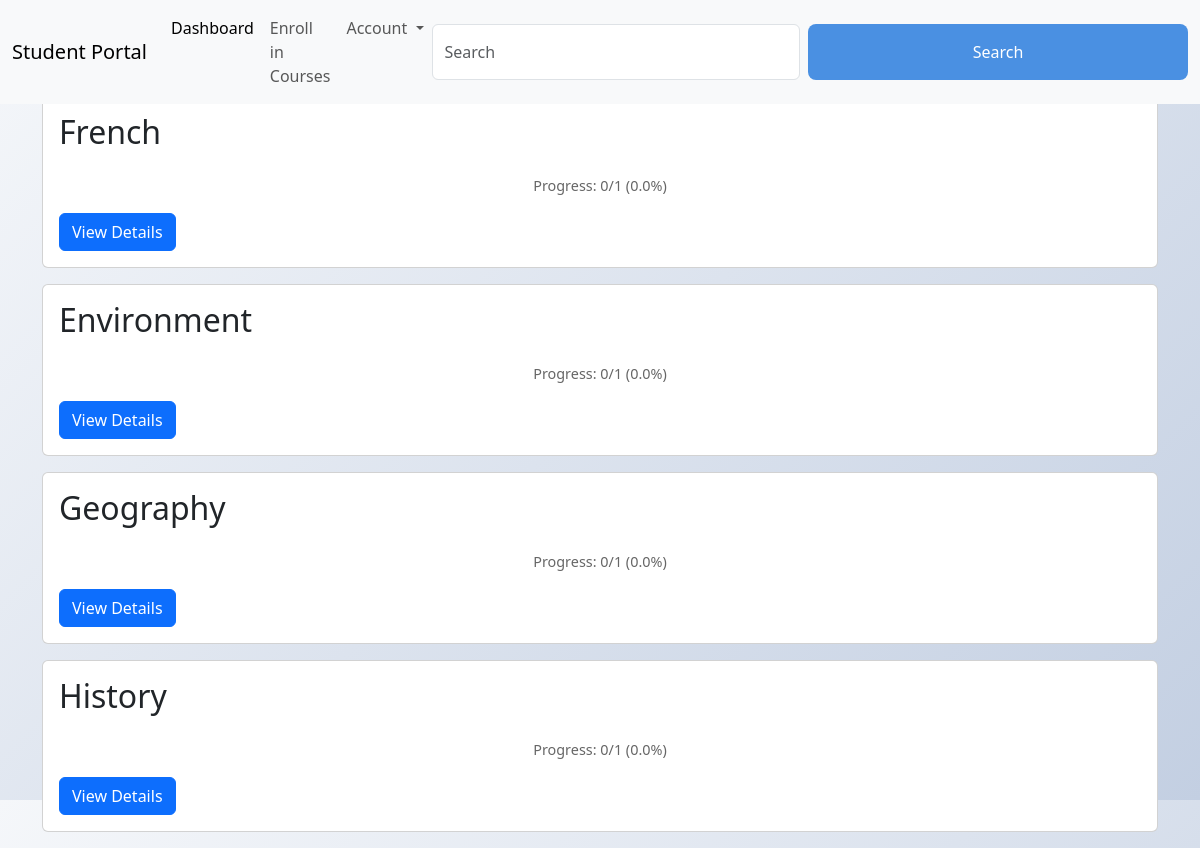
Screenshot of /dashboard (signed in) with the database file from the repository.
### app.py (models this page shows)
class Subject(db.Model):
    __tablename__ = 'subjects'
    subject_id = db.Column(db.Integer, primary_key=True, autoincrement=True)
    subject_name = db.Column(db.String(80), unique=True, nullable=False)

### app.py (the view, shortened to what this page needs)
@app.route('/dashboard')
@login_required
def dashboard():
    if current_user.user_type == 'student':
        has_progress = StudentModuleProgress.query.filter_by(student_username=current_user.username).first()
        if not has_progress:
            return redirect(url_for('enroll_courses'))
        subjects = Subject.query.all()
        progress = {}
        for subject_obj in subjects:  # Iterate through Subject objects
            chapters = Chapter.query.filter_by(subject_id=subject_obj.subject_id).all()
            total_modules = sum(len(Module.query.filter_by(chapter_id=chapter.chapter_id).all()) for chapter in chapters)
            completed_modules = sum(1 for chapter in chapters for module in Module.query.filter_by(chapter_id=chapter.chapter_id).all()
                                    for progress_entry in StudentModuleProgress.query.filter_by(student_username=current_user.username, module_id=module.module_id, completed=True).all())
            progress[subject_obj.subject_name] = (completed_modules, total_modules) if total_modules > 0 else (0, 1)
        return render_template('student_dashboard.html', progress=progress, subjects=subjects) # Pass the subjects list

### app.py (called while the page is built)
@login_manager.user_loader
def load_user(username):
    return User.query.get(username)

@app.context_processor
def utility_processor():
    def url_for_static(route):
        return url_for('static', filename=route)
    return {
        'url_for_static': url_for_static
    }

### templates/student_dashboard.html (shortened to what this page needs)
<!DOCTYPE html>
<html lang="en">
<head>
    <link rel="stylesheet" href="{{ url_for('static', filename='bootstrap.min.css') }}">
    <link rel="stylesheet" href="{{ url_for('static', filename='style.css') }}">
</head>
<body>
    <nav class="navbar navbar-expand-lg bg-body-tertiary fixed-top">
        <div class="container-fluid">
            <a class="navbar-brand" href="#">Student Portal</a>
            <div class="collapse navbar-collapse" id="navbarSupportedContent">
                <ul class="navbar-nav me-auto mb-2 mb-lg-0">
                    <li class="nav-item">
                        <a class="nav-link active" aria-current="page" href="{{ url_for('dashboard') }}">Dashboard</a>
                    </li>
                    <li class="nav-item">
                        <a class="nav-link" href="{{ url_for('enroll_courses') }}">Enroll in Courses</a>
                    </li>
                    <li class="nav-item dropdown">
                        <a class="nav-link dropdown-toggle" href="#" role="button" data-bs-toggle="dropdown" aria-expanded="false">
                            Account
                        </a>
                    </li>
                </ul>
                <form class="d-flex" role="search">
                    <input class="form-control me-2" type="search" placeholder="Search" aria-label="Search">
                    <button class="btn btn-outline-success" type="submit">Search</button>
                </form>
            </div>
        </div>
    </nav>
    <div class="container mt-5">
        <h1 class="mt-4">Student Dashboard</h1>
        {% for subject_name, (completed, total) in progress.items() %}
            <div class="card mb-3">
                <div class="card-body">
                    <h2 class="card-title">{{ subject_name }}</h2>
                    <p class="card-text">Progress: {{ completed }}/{{ total }} ({{ (completed/total)*100 if total > 0 else 0 }}%)</p>
                    {% set found_subjects = subjects | selectattr('subject_name', 'equalto', subject_name) | list %}
                    {% if found_subjects %}
                        <a href="{{ url_for('subject_portal', subject_id=found_subjects[0].subject_id) }}" class="btn btn-primary">View Details</a>
                    {% endif %}
                </div>
            </div>
        {% endfor %}
    </div>
</body>
</html>

### static/style.css (style rules this page uses)
* { margin: 0; padding: 0; box-sizing: border-box; font-family: 'Segoe UI', Tahoma, Geneva, Verdana, sans-serif; }
body { background: linear-gradient(135deg, #f5f7fa 0%, #c3cfe2 100%); height: 100vh; display: flex; justify-content: center; align-items: center; }
h1 { color: #333; margin-bottom: 1.5rem; text-align: center; font-weight: 600; }
form { width: 100%; }
button[type="submit"] { background-color: #4a90e2; color: white; border: none; border-radius: 0.5rem; padding: 1rem 1.5rem; width: 100%; cursor: pointer; font-size: 1rem; font-weight: 500; transition: background-color 0.3s ease; }
p { text-align: center; margin-top: 1.5rem; color: #666; font-size: 0.9rem; }
a { color: #4a90e2; text-decoration: none; font-weight: 500; transition: color 0.3s ease; }

### rows the page displays
Subject: progress "French"
Subject: progress "Environment"
Subject: progress "Geography"
Subject: progress "History"

### other values shown
{{ completed }} "0" "0" "0" "0"
{{ total }} "1" "1" "1" "1"
{{ (completed/total)*100 if total > 0 else 0 }} "0.0" "0.0" "0.0" "0.0"
